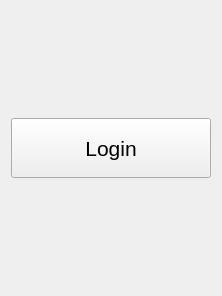
<?xml version="1.0" encoding="UTF-8"?>
<ui version="4.0">
 <class>TelaInicial</class>
 <widget class="QWidget" name="TelaInicial">
  <property name="geometry">
   <rect>
    <x>0</x>
    <y>0</y>
    <width>222</width>
    <height>296</height>
   </rect>
  </property>
  <property name="windowTitle">
   <string>Truco Paulista - Tela Inicial</string>
  </property>
  <layout class="QVBoxLayout" name="verticalLayout">
   <item>
    <spacer name="spacerTop">
     <property name="orientation">
      <enum>Qt::Orientation::Vertical</enum>
     </property>
     <property name="sizeHint" stdset="0">
      <size>
       <width>20</width>
       <height>100</height>
      </size>
     </property>
    </spacer>
   </item>
   <item>
    <widget class="QPushButton" name="botaoLogin">
     <property name="minimumSize">
      <size>
       <width>200</width>
       <height>60</height>
      </size>
     </property>
     <property name="maximumSize">
      <size>
       <width>300</width>
       <height>100</height>
      </size>
     </property>
     <property name="font">
      <font>
       <pointsize>16</pointsize>
      </font>
     </property>
     <property name="text">
      <string>Login</string>
     </property>
    </widget>
   </item>
   <item>
    <spacer name="spacerBottom">
     <property name="orientation">
      <enum>Qt::Orientation::Vertical</enum>
     </property>
     <property name="sizeHint" stdset="0">
      <size>
       <width>20</width>
       <height>100</height>
      </size>
     </property>
    </spacer>
   </item>
  </layout>
 </widget>
 <resources/>
 <connections/>
</ui>
